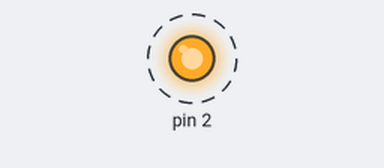
The sketch below on a simulated Arduino Uno, built with avr-gcc and run on an emulated ATmega328P. Shown: output pins drawn as LEDs (lit = HIGH). Dashed ring = blinking.

Above: at 0.02 s.
Timing chart, 0 to 3.0 s (numbered marks = the images above):
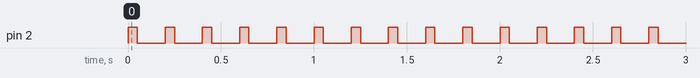

Measured:
- by itself, pin 2: alternates HIGH for 0.05 s and LOW for 0.15 s

The sketch:

sketch_sep29b.ino
```cpp
void setup() {
  pinMode(2,OUTPUT);

}

void loop() {
  digitalWrite(2,1);
  delay(50);
  digitalWrite(2,0);
  delay(50);
  digitalWrite(5,1);
  delay(50);
  digitalWrite(5,0);
  delay(50);
}
```
